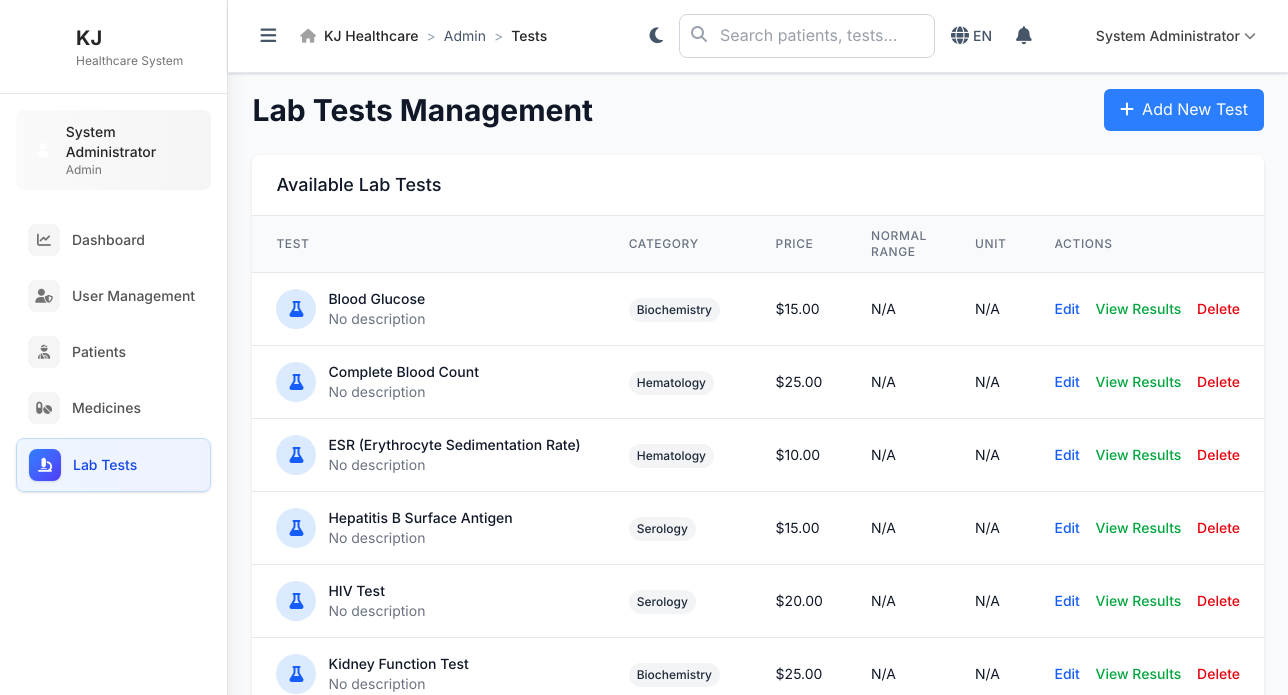
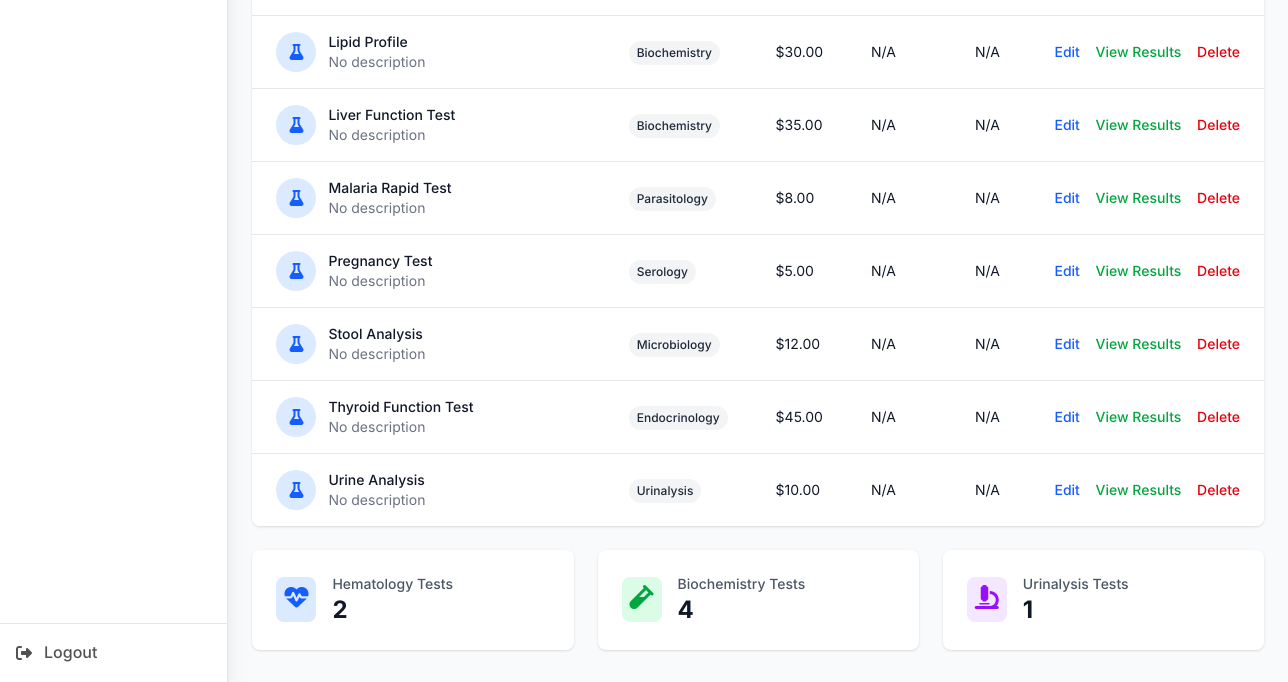
/admin/tests (signed in), run on an earlier commit of the app's database (2 pictures, top to bottom).
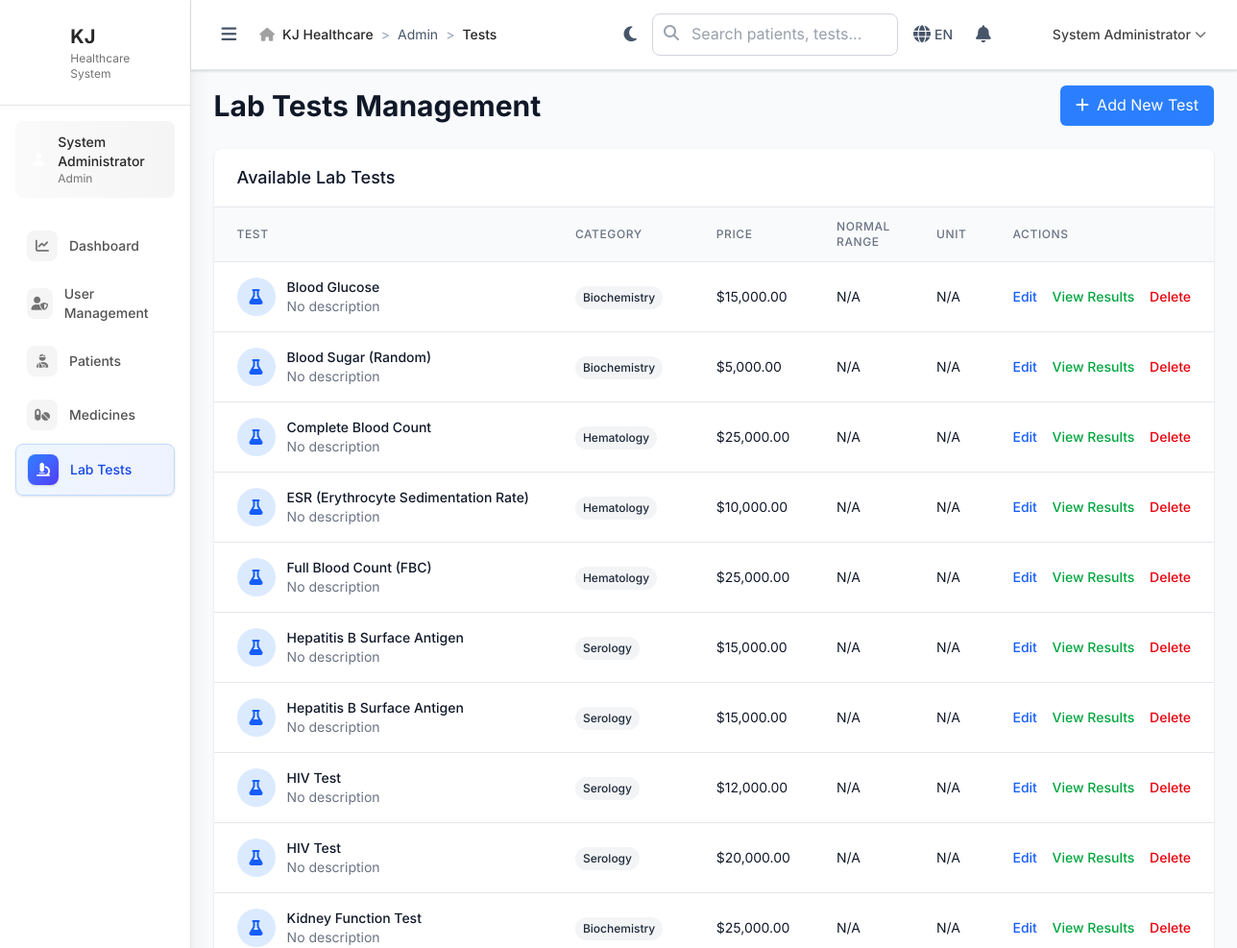
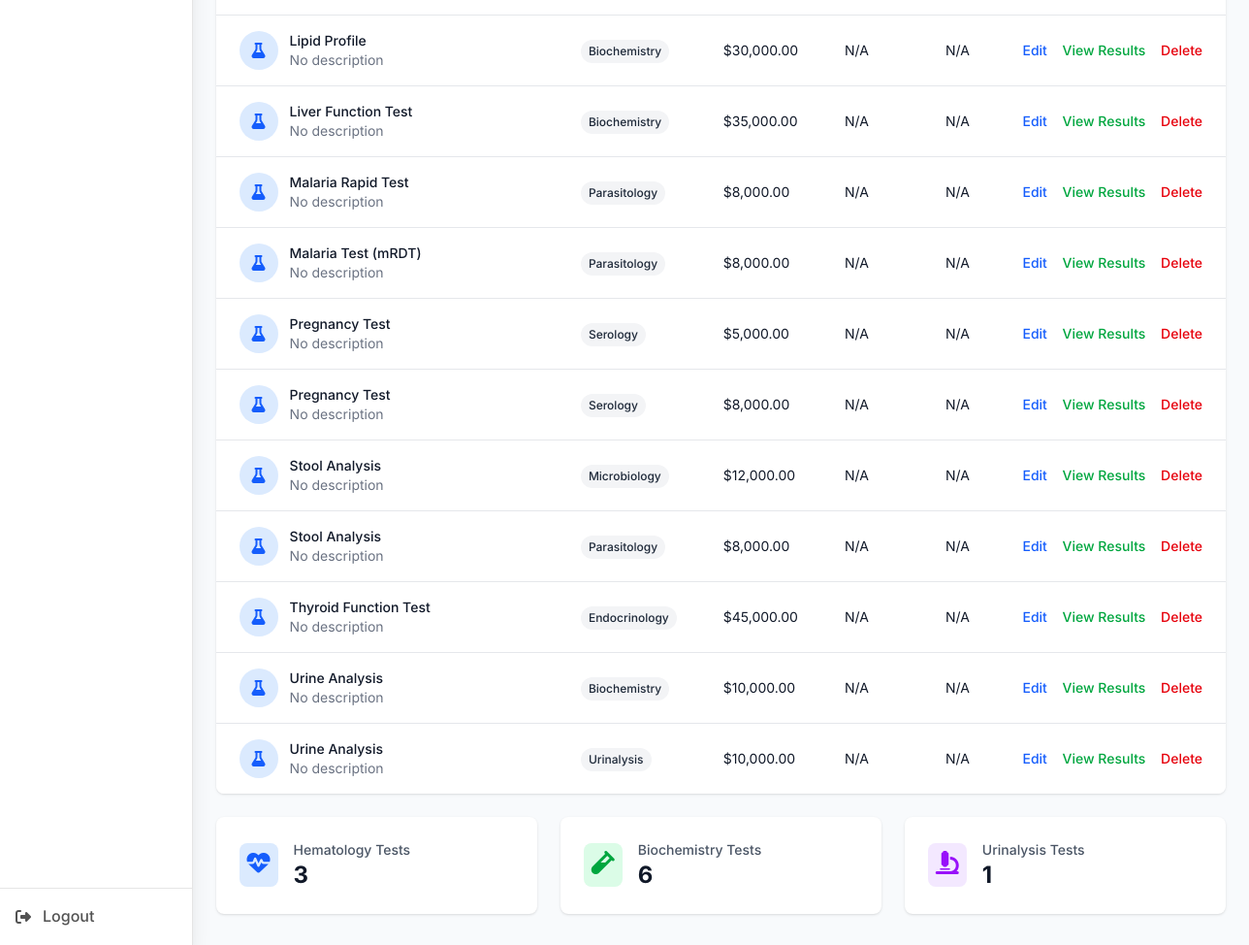
And on a later commit of the database (2 pictures, top to bottom).
### tables this page shows
CREATE TABLE `tests` (
  `id` int NOT NULL,
  `name` varchar(100) NOT NULL,
  `description` text,
  `category` varchar(50) DEFAULT NULL,
  `price` decimal(10,2) NOT NULL,
  `normal_range` text,
  `unit` varchar(20) DEFAULT NULL,
  `created_at` timestamp NOT NULL DEFAULT CURRENT_TIMESTAMP,
  `updated_at` timestamp NOT NULL DEFAULT CURRENT_TIMESTAMP ON UPDATE CURRENT_TIMESTAMP,
  `requires_fasting` tinyint(1) NOT NULL DEFAULT '0'
);

### includes/BaseController.php (called while the page is built, shortened)
<?php
class BaseController {
    public function __construct() {
        global $pdo;
        $this->pdo = $pdo;
    }
    protected function render($view, $data = []) {
        extract($data);
        include __DIR__ . "/../views/{$view}.php";
    $content = ob_get_clean();
    $base = defined('BASE_PATH') ? BASE_PATH : '/' . basename(dirname(__DIR__));
    $content = str_replace(['/KJ/', '/ZAHANATI/'], rtrim($base, '/') . '/', $content);
        $BASE_PATH = defined('BASE_PATH') ? BASE_PATH : (rtrim(str_replace('\\', '/', dirname($_SERVER['SCRIPT_NAME'] ?? '/')), '/') ?: '');
        include __DIR__ . '/../views/layouts/main.php';
    }
}
?>

### controllers/AdminController.php (called while the page is built, shortened)
<?php
require_once __DIR__ . '/../includes/BaseController.php';
class AdminController extends BaseController {
    public function tests() {
        $tests = $this->pdo->query("SELECT id, name, category, price FROM tests ORDER BY name")->fetchAll();
        $this->render('admin/tests', [
            'tests' => $tests
        ]);
    }
}
?>

### index.php (called while the page is built, shortened)
<?php
$request = $_SERVER['REQUEST_URI'];
$path = parse_url($request, PHP_URL_PATH);
if (strpos($path, BASE_PATH) === 0) {
    $path = substr($path, strlen(BASE_PATH));
}
$path = ltrim($path, '/');
$segments = explode('/', $path);
$controller = $segments[0] ?? 'auth';
$action = $segments[1] ?? 'login';
try {
    $controllerInstance = new $controllerClass();
    $params = array_slice($segments, 2);
    call_user_func_array([$controllerInstance, $action], $params);
} catch (Throwable $e) {
    Logger::error("Error in controller: " . $e->getMessage(), [
        'controller' => $controller,
        'action' => $action,
        'file' => $e->getFile(),
        'line' => $e->getLine(),
        'trace' => $e->getTraceAsString()
    ]);
    error_log("Error in controller: " . $e->getMessage());
    http_response_code(500);
    echo "Internal server error";
}
?>

### views/admin/tests.php (the view, shortened to what the changed rows need)
<div class="space-y-6">
    <div class="flex items-center justify-between">
        <h1 class="text-3xl font-bold text-gray-900">Lab Tests Management</h1>
    </div>
    <div class="bg-white rounded-lg shadow overflow-hidden">
        <div class="overflow-x-auto">
            <table class="min-w-full divide-y divide-gray-200">
                <thead class="bg-gray-50">
                    <tr>
                        <th class="px-6 py-3 text-left text-xs font-medium text-gray-500 uppercase tracking-wider">Test</th>
                        <th class="px-6 py-3 text-left text-xs font-medium text-gray-500 uppercase tracking-wider">Category</th>
                        <th class="px-6 py-3 text-left text-xs font-medium text-gray-500 uppercase tracking-wider">Price</th>
                        <th class="px-6 py-3 text-left text-xs font-medium text-gray-500 uppercase tracking-wider">Normal Range</th>
                        <th class="px-6 py-3 text-left text-xs font-medium text-gray-500 uppercase tracking-wider">Unit</th>
                        <th class="px-6 py-3 text-left text-xs font-medium text-gray-500 uppercase tracking-wider">Actions</th>
                    </tr>
                </thead>
                <tbody class="bg-white divide-y divide-gray-200">
                    <?php foreach ($tests as $test): ?>
                    <tr class="hover:bg-gray-50">
                        <td class="px-6 py-4 whitespace-nowrap">
                            <div class="flex items-center">
                                <div class="w-10 h-10 bg-blue-100 rounded-full flex items-center justify-center mr-3">
                                    <i class="fas fa-flask text-blue-600"></i>
                                </div>
                                <div>
                                    <div class="text-sm font-medium text-gray-900">
                                        <?php echo htmlspecialchars($test['name']); ?>
                                    </div>
                                    <div class="text-sm text-gray-500">
                                        <?php echo htmlspecialchars($test['description'] ?? 'No description'); ?>
                                    </div>
                                </div>
                            </div>
                        </td>
                        <td class="px-6 py-4 whitespace-nowrap">
                            <span class="inline-flex px-2 py-1 text-xs font-medium rounded-full bg-gray-100 text-gray-800">
                                <?php echo htmlspecialchars($test['category'] ?? 'General'); ?>
                            </span>
                        </td>
                        <td class="px-6 py-4 whitespace-nowrap text-sm text-gray-900">
                            $<?php echo number_format($test['price'], 2); ?>
                        </td>
                        <td class="px-6 py-4 whitespace-nowrap text-sm text-gray-900">
                            <?php echo htmlspecialchars($test['normal_range'] ?? 'N/A'); ?>
                        </td>
                        <td class="px-6 py-4 whitespace-nowrap text-sm text-gray-900">
                            <?php echo htmlspecialchars($test['unit'] ?? 'N/A'); ?>
                        </td>
                        <td class="px-6 py-4 whitespace-nowrap text-sm font-medium">
                            <a href="#" class="text-blue-600 hover:text-blue-900 mr-3">Edit</a>
                            <a href="#" class="text-green-600 hover:text-green-900 mr-3">View Results</a>
                            <a href="#" class="text-red-600 hover:text-red-900">Delete</a>
                        </td>
                    </tr>
                    <?php endforeach; ?>
                </tbody>
            </table>
        </div>
    </div>
    <div class="grid grid-cols-1 md:grid-cols-3 gap-6">
        <div class="bg-white rounded-lg shadow p-6">
            <div class="flex items-center">
                <div class="ml-4">
                    <p class="text-sm font-medium text-gray-600">Hematology Tests</p>
                    <p class="text-2xl font-bold text-gray-900">
                        <?php echo count(array_filter($tests, function($test) { return $test['category'] === 'Hematology'; })); ?>
                    </p>
                </div>
            </div>
        </div>
        <div class="bg-white rounded-lg shadow p-6">
            <div class="flex items-center">
                <div class="ml-4">
                    <p class="text-sm font-medium text-gray-600">Biochemistry Tests</p>
                    <p class="text-2xl font-bold text-gray-900">
                        <?php echo count(array_filter($tests, function($test) { return $test['category'] === 'Biochemistry'; })); ?>
                    </p>
                </div>
            </div>
        </div>
    </div>
</div>

### views/layouts/main.php (shortened to what the changed rows need)
<!DOCTYPE html>
<html lang="en">
<head>
    <link rel="stylesheet" href="/assets/css/tailwind.css">
    <link rel="stylesheet" href="/assets/css/fontawesome.min.css">
    <link rel="stylesheet" href="/assets/css/fonts.css">
</head>
<body class="bg-gray-100">
    <?php if (isset($_SESSION['user_id'])): ?>
    <div class="flex min-h-screen">
        <div id="sidebar" class="sidebar w-64 bg-white shadow-xl min-h-screen flex flex-col border-r border-neutral-200">
            <div class="flex-1 p-4 overflow-y-auto custom-scrollbar">
                <nav class="space-y-1">
                    <?php
                    $role = $_SESSION['user_role'];
                    $menu_items = [];
                    $current_path = trim(parse_url($_SERVER['REQUEST_URI'], PHP_URL_PATH), '/');
                    if ($role === 'admin') {
                        $menu_items = [
                            ['url' => 'admin/dashboard', 'icon' => 'fas fa-chart-line', 'text' => 'Dashboard'],
                            ['url' => 'admin/users', 'icon' => 'fas fa-user-shield', 'text' => 'User Management'],
                            ['url' => 'admin/patients', 'icon' => 'fas fa-user-injured', 'text' => 'Patients'],
                            ['url' => 'admin/medicines', 'icon' => 'fas fa-pills', 'text' => 'Medicines'],
                            ['url' => 'admin/tests', 'icon' => 'fas fa-microscope', 'text' => 'Lab Tests'],
                        ];
                    }
                    ?>
                    <?php foreach ($menu_items as $item):
                        $is_active = (strpos($current_path, $item['url']) !== false);
                        $color = isset($item['color']) ? $item['color'] : 'blue';
                    ?>
                    <a href="<?php echo htmlspecialchars($BASE_PATH); ?>/<?php echo $item['url']; ?>"
                       class="group flex items-center justify-between px-3 py-2.5 rounded-lg transition-all duration-200 <?php echo $is_active ? 'bg-gradient-to-r from-blue-50 to-indigo-50 border border-blue-200 text-blue-700 shadow-sm' : 'text-neutral-600 hover:bg-gradient-to-r hover:from-neutral-50 hover:to-neutral-100 hover:text-neutral-800'; ?>"
                       onclick="closeSidebarOnMobile()">
                        <div class="flex items-center space-x-3">
                            <div class="w-8 h-8 rounded-lg flex items-center justify-center transition-all duration-200 <?php echo $is_active ? 'bg-gradient-to-br from-blue-500 to-indigo-600 text-white shadow-sm' : 'bg-neutral-100 text-neutral-500 group-hover:bg-gradient-to-br group-hover:from-' . $color . '-500 group-hover:to-' . $color . '-600 group-hover:text-white'; ?>">
                                <i class="<?php echo $item['icon']; ?> text-sm"></i>
                            </div>
                            <span class="font-medium text-sm"><?php echo $item['text']; ?></span>
                        </div>
                    </a>
                    <?php endforeach; ?>
                </nav>
            </div>
        </div>
        <div class="flex-1 flex flex-col min-h-screen">
            <div class="top-header">
                <div class="px-4 md:px-6 py-3">
                    <div class="flex items-center justify-between">
                        <div class="flex items-center space-x-4">
                            <nav class="breadcrumb hidden md:flex">
                                <?php
                                $current_page = trim(parse_url($_SERVER['REQUEST_URI'], PHP_URL_PATH), '/');
                                $breadcrumbs = [];
                                $parts = explode('/', $current_page);
                                if (count($parts) >= 1 && $parts[0]) {
                                    $breadcrumbs[] = ['text' => ucfirst($parts[0]), 'url' => $parts[0]];
                                    if (count($parts) >= 2 && $parts[1]) {
                                        $breadcrumbs[] = ['text' => ucfirst(str_replace('_', ' ', $parts[1])), 'url' => null];
                                    }
                                }
                                ?>
                                <?php foreach ($breadcrumbs as $index => $crumb): ?>
                                <div class="breadcrumb-item">
                                    <?php if ($crumb['url'] && $index < count($breadcrumbs) - 1): ?>
                                        <a href="<?= htmlspecialchars($BASE_PATH) ?>/<?= htmlspecialchars($crumb['url']) ?>"
                                           class="breadcrumb-link"><?= htmlspecialchars($crumb['text']) ?></a>
                                    <?php else: ?>
                                        <span class="text-neutral-800 font-medium"><?= htmlspecialchars($crumb['text']) ?></span>
                                    <?php endif; ?>
                                </div>
                                <?php endforeach; ?>
                            </nav>
                        </div>
                    </div>
                </div>
            </div>
            <main class="flex-1 overflow-auto custom-scrollbar main-content-area">
                <div class="fade-in">
                    <?php echo $content; ?>
                </div>
            </main>
        </div>
    </div>
    <?php endif; ?>
</body>
</html>

What changed in the data, as far as the page shows it:
changed tests "Blood Glucose": price "15.00" → "15,000.00"
added tests: name "Blood Sugar (Random)", description "No description", category "Biochemistry", price "5,000.00", normal_range "N/A", unit "N/A"
changed tests "Complete Blood Count": price "25.00" → "25,000.00"
changed tests "ESR (Erythrocyte Sedimentation Rate)": price "10.00" → "10,000.00"
added tests: name "Full Blood Count (FBC)", description "No description", category "Hematology", price "25,000.00", normal_range "N/A", unit "N/A"
changed tests (number 6 of 21 on the later page): price "15.00" → "15,000.00"
added tests: name "Hepatitis B Surface Antigen", description "No description", category "Serology", price "15,000.00", normal_range "N/A", unit "N/A"
added tests: name "HIV Test", description "No description", category "Serology", price "12,000.00", normal_range "N/A", unit "N/A"
changed tests (number 9 of 21 on the later page): price "20.00" → "20,000.00"
changed tests "Kidney Function Test": price "25.00" → "25,000.00"
changed tests "Lipid Profile": price "30.00" → "30,000.00"
changed tests "Liver Function Test": price "35.00" → "35,000.00"
changed tests "Malaria Rapid Test": price "8.00" → "8,000.00"
added tests: name "Malaria Test (mRDT)", description "No description", category "Parasitology", price "8,000.00", normal_range "N/A", unit "N/A"
changed tests (number 15 of 21 on the later page): price "5.00" → "5,000.00"
added tests: name "Pregnancy Test", description "No description", category "Serology", price "8,000.00", normal_range "N/A", unit "N/A"
changed tests "Microbiology": price "12.00" → "12,000.00"
added tests: name "Stool Analysis", description "No description", category "Parasitology", price "8,000.00", normal_range "N/A", unit "N/A"
changed tests "Thyroid Function Test": price "45.00" → "45,000.00"
added tests: name "Urine Analysis", description "No description", category "Biochemistry", price "10,000.00", normal_range "N/A", unit "N/A"
changed tests "Urinalysis": price "10.00" → "10,000.00"
Also different on the page:
text no longer shown: "2 4"
text now shown: "3 6"
